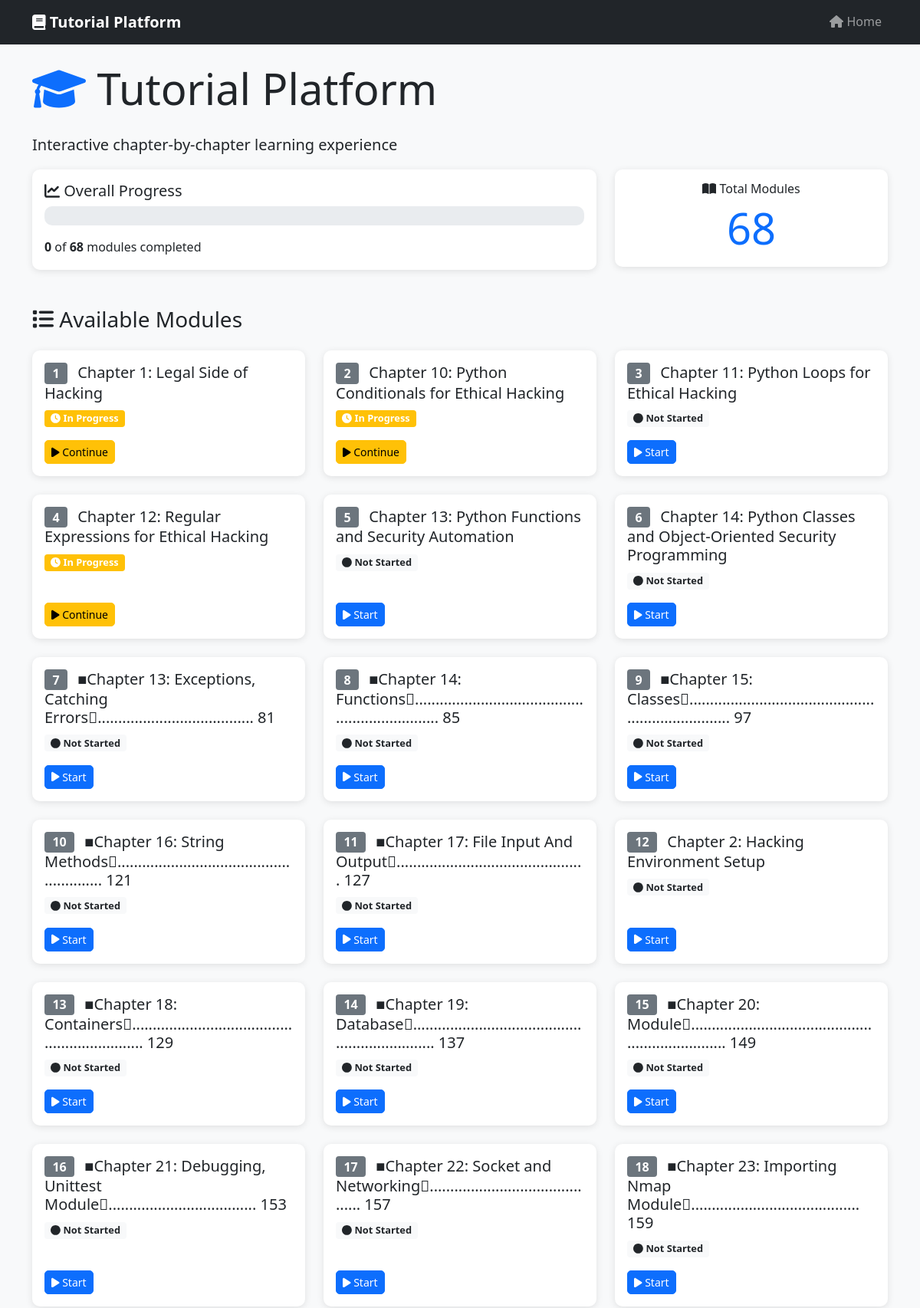
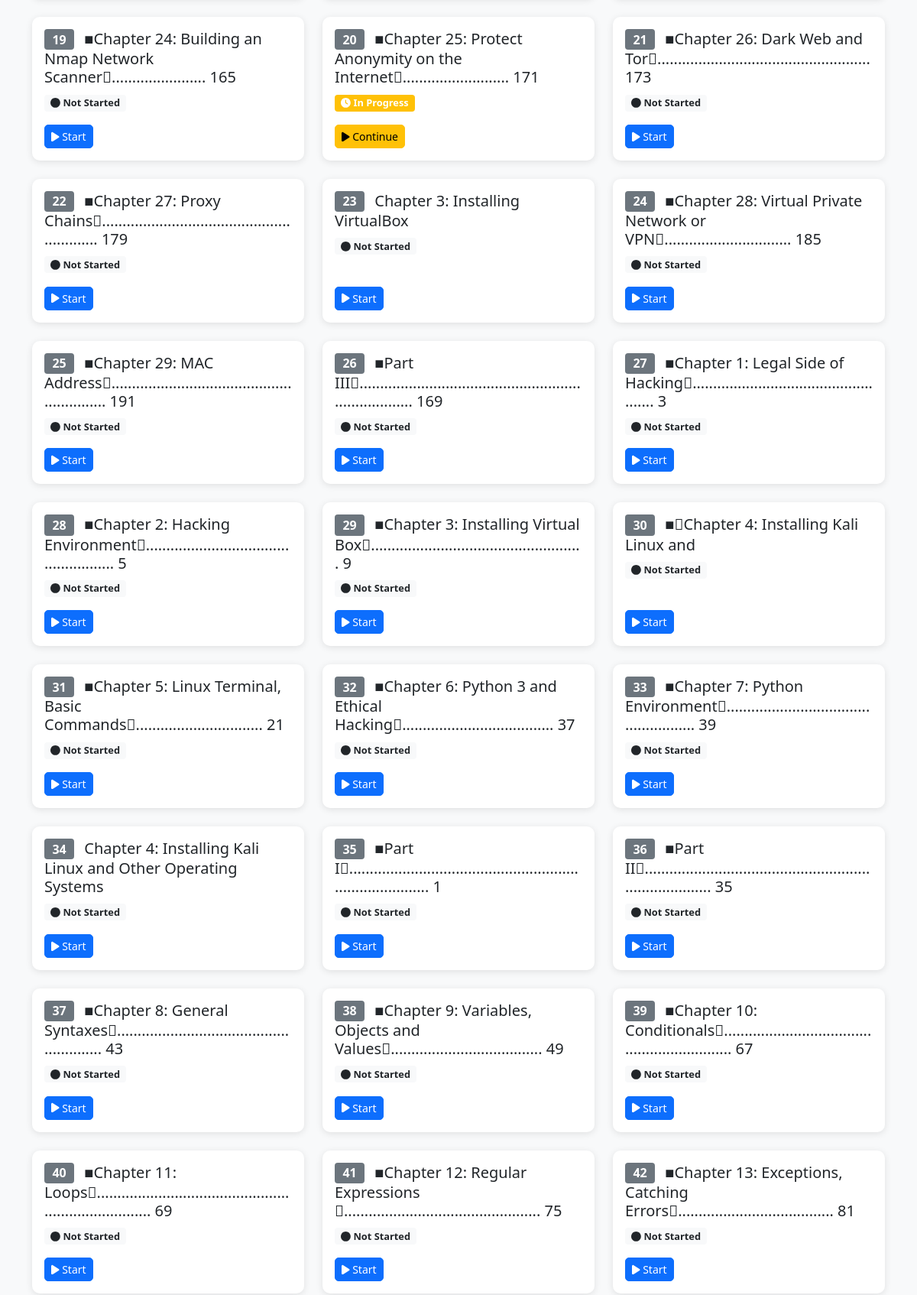
The page / (upper part) on the database its author committed (2 pictures, top to bottom).
### tables this page shows
CREATE TABLE progress (
            id INTEGER PRIMARY KEY AUTOINCREMENT,
            user_id INTEGER DEFAULT 1,
            module_id INTEGER,
            status TEXT DEFAULT 'not_started',
            completed_on DATETIME,
            created_at DATETIME DEFAULT CURRENT_TIMESTAMP,
            updated_at DATETIME DEFAULT CURRENT_TIMESTAMP,
            UNIQUE(user_id, module_id)
        );

### app.py (the view)
@app.route('/')
def home():
    modules = get_module_progress()
    total_modules = len(modules)
    completed_modules = sum(1 for m in modules if m['status'] == 'completed')
    progress_percentage = (completed_modules / total_modules * 100) if total_modules > 0 else 0
    return render_template('home.html',
                         modules=modules,
                         total_modules=total_modules,
                         completed_modules=completed_modules,
                         progress_percentage=progress_percentage)

### app.py (called while the page is built)
def get_db_connection():
    conn = sqlite3.connect(DATABASE)
    conn.row_factory = sqlite3.Row
    return conn

def get_module_progress(user_id=1):
    conn = get_db_connection()
    modules = get_modules()
    progress_dict = {}
    progress_rows = conn.execute(
        'SELECT module_id, status, completed_on FROM progress WHERE user_id = ?',
        (user_id,)
    ).fetchall()
    for row in progress_rows:
        progress_dict[row['module_id']] = {
            'status': row['status'],
            'completed_on': row['completed_on']
        }
    for module in modules:
        module_id = module['id']
        if module_id in progress_dict:
            module['status'] = progress_dict[module_id]['status']
            module['completed_on'] = progress_dict[module_id]['completed_on']
        else:
            module['status'] = 'not_started'
            module['completed_on'] = None
    conn.close()
    return modules

### templates/home.html (shortened to what this page needs)
{% extends "layout.html" %}
{% block content %}
<div class="row">
    <div class="col-12">
        <h1 class="display-4 mb-4">
            <i class="fas fa-graduation-cap text-primary"></i>
            Tutorial Platform
        </h1>
        <p class="lead">Interactive chapter-by-chapter learning experience</p>
    </div>
</div>
<div class="row mb-5">
    <div class="col-md-8">
        <div class="card">
            <div class="card-body">
                <h5 class="card-title">
                    <i class="fas fa-chart-line"></i> Overall Progress
                </h5>
                <div class="progress mb-3" style="height: 25px;">
                </div>
                <p class="mb-0">
                    <strong>{{ completed_modules }}</strong> of <strong>{{ total_modules }}</strong> modules completed
                </p>
            </div>
        </div>
    </div>
    <div class="col-md-4">
        <div class="card">
            <div class="card-body text-center">
                {% if not modules %}
                <h6 class="card-title text-warning">
                    <i class="fas fa-exclamation-triangle"></i> No Modules Found
                </h6>
                <p class="card-text">Extract content from your PDF to get started.</p>
                <form method="POST" action="{{ url_for('extract_pdf') }}">
                    <button type="submit" class="btn btn-primary">
                        <i class="fas fa-file-pdf"></i> Extract PDF
                    </button>
                </form>
                {% else %}
                <h6 class="card-title">
                    <i class="fas fa-book-open"></i> Total Modules
                </h6>
                <div class="display-4 text-primary">{{ total_modules }}</div>
                {% endif %}
            </div>
        </div>
    </div>
</div>
{% if modules %}
<div class="row">
    <div class="col-12">
        <h3 class="mb-4">
            <i class="fas fa-list"></i> Available Modules
        </h3>
    </div>
</div>
<div class="row">
    {% for module in modules %}
    <div class="col-md-6 col-lg-4 mb-4">
        <div class="card h-100 module-card">
            <div class="card-body d-flex flex-column">
                <h5 class="card-title">
                    <span class="badge bg-secondary me-2">{{ module.id }}</span>
                    {{ module.title }}
                </h5>
                <div class="mb-3">
                    {% if module.status == 'completed' %}
                        <span class="badge bg-success">
                            <i class="fas fa-check-circle"></i> Completed
                        </span>
                        {% if module.completed_on %}
                            <small class="text-muted d-block mt-1">
                                Completed: {{ module.completed_on }}
                            </small>
                        {% endif %}
                    {% elif module.status == 'in_progress' %}
                        <span class="badge bg-warning">
                            <i class="fas fa-clock"></i> In Progress
                        </span>
                    {% else %}
                        <span class="badge bg-light text-dark">
                            <i class="fas fa-circle"></i> Not Started
                        </span>
                    {% endif %}
                </div>
                <div class="mt-auto">
                    {% if module.status == 'completed' %}
                        <a href="{{ url_for('module_page', module_id=module.id) }}"
                           class="btn btn-outline-success btn-sm">
                            <i class="fas fa-eye"></i> Review
                        </a>
                    {% elif module.status == 'in_progress' %}
                        <a href="{{ url_for('module_page', module_id=module.id) }}"
                           class="btn btn-warning btn-sm">
                            <i class="fas fa-play"></i> Continue
                        </a>
                    {% else %}
                        <a href="{{ url_for('module_page', module_id=module.id) }}"
                           class="btn btn-primary btn-sm">
                            <i class="fas fa-play"></i> Start
                        </a>
                    {% endif %}
                </div>
            </div>
        </div>
    </div>
    {% endfor %}
</div>
{% endif %}
{% endblock %}

### templates/layout.html (shortened to what this page needs)
<!DOCTYPE html>
<html lang="en">
<head>
    <link href="https://cdn.jsdelivr.net/npm/bootstrap@5.1.3/dist/css/bootstrap.min.css" rel="stylesheet">
    <link href="https://cdnjs.cloudflare.com/ajax/libs/prism/1.24.1/themes/prism.min.css" rel="stylesheet">
    <link href="{{ url_for('static', filename='css/style.css') }}" rel="stylesheet">
</head>
<body>
    <nav class="navbar navbar-expand-lg navbar-dark bg-dark">
        <div class="container">
            <a class="navbar-brand" href="{{ url_for('home') }}">
                <i class="fas fa-book"></i> Tutorial Platform
            </a>
            <div class="collapse navbar-collapse" id="navbarNav">
                <ul class="navbar-nav ms-auto">
                    <li class="nav-item">
                        <a class="nav-link" href="{{ url_for('home') }}">
                            <i class="fas fa-home"></i> Home
                        </a>
                    </li>
                </ul>
            </div>
        </div>
    </nav>
    <main class="container my-4">
        {% block content %}{% endblock %}
    </main>
</body>
</html>

### static/css/style.css (style rules this page uses)
body { font-family: 'Segoe UI', Tahoma, Geneva, Verdana, sans-serif; line-height: 1.6; background-color: #f8f9fa; }
.navbar-brand { font-weight: bold; }
.module-card { transition: transform 0.2s ease, box-shadow 0.2s ease; border: 1px solid #dee2e6; }
.progress { border-radius: 10px; overflow: hidden; }
.badge { font-size: 0.8em; }
.btn { border-radius: 5px; font-weight: 500; transition: all 0.2s ease; }
.card { border: none; border-radius: 10px; box-shadow: 0 2px 10px rgba(0, 0, 0, 0.1); }

### rows shown on the page
progress: id "1", title "Chapter 1: Legal Side of Hacking", status "in_progress" (drawn)
progress: id "2", title "Chapter 10: Python Conditionals for Ethical Hacking", status "in_progress" (drawn)
progress: id "4", title "Chapter 12: Regular Expressions for Ethical Hacking", status "in_progress" (drawn)
progress: id "20", title "■Chapter 25: Protect Anonymity on the Internet\b.......................... 171", status "in_progress" (drawn)

### other values the page prints
{{ completed_modules }} "0"
{{ total_modules }} "68"
{{ module.id }} "3" "5" "6" "7" "8" "9" "10" "11" "12" "13" "14" "15" "16" "17" "18" "19" "21" "22" "23" "24" "25" "26" "27" "28" "29" "30" "31" "32" "33" "34" "35" "36" "37" "38" "39" "40" "41" "42"
{{ module.title }} "Chapter 11: Python Loops for Ethical Hacking" "Chapter 13: Python Functions and Security Automation" "Chapter 14: Python Classes and Object-Oriented Security Programming" "■Chapter 13: Exceptions, Catching Errors\b...................................... 81" "■Chapter 14: Functions\b.................................................................. 85" "■Chapter 15: Classes\b...................................................................... 97" "■Chapter 16: String Methods\b........................................................ 121" "■Chapter 17: File Input And Output\b.............................................. 127" "Chapter 2: Hacking Environment Setup" "■Chapter 18: Containers\b............................................................... 129" "■Chapter 19: Database\b................................................................. 137" "■Chapter 20: Module\b.................................................................... 149" "■Chapter 21: Debugging, Unittest Module\b.................................... 153" "■Chapter 22: Socket and Networking\b........................................... 157" "■Chapter 23: Importing Nmap Module\b......................................... 159" "■Chapter 24: Building an Nmap Network Scanner\b....................... 165" "■Chapter 26: Dark Web and Tor\b.................................................... 173" "■Chapter 27: Proxy Chains\b........................................................... 179" "Chapter 3: Installing VirtualBox" "■Chapter 28: Virtual Private Network or VPN\b............................... 185" "■Chapter 29: MAC Address\b........................................................... 191" "■Part III\b......................................................................... 169" "■Chapter 1: Legal Side of Hacking\b................................................... 3" "■Chapter 2: Hacking Environment\b.................................................... 5" "■Chapter 3: Installing Virtual Box\b.................................................... 9" "■\u0007Chapter 4: Installing Kali Linux and" "■Chapter 5: Linux Terminal, Basic Commands\b............................... 21" "■Chapter 6: Python 3 and Ethical Hacking\b..................................... 37" "■Chapter 7: Python Environment\b.................................................... 39" "Chapter 4: Installing Kali Linux and Other Operating Systems" "■Part I\b............................................................................... 1" "■Part II\b............................................................................ 35" "■Chapter 8: General Syntaxes\b........................................................ 43" "■Chapter 9: Variables, Objects and Values\b..................................... 49" "■Chapter 10: Conditionals\b.............................................................. 67" "■Chapter 11: Loops\b......................................................................... 69" "■Chapter 12: Regular Expressions \b................................................ 75" "■Chapter 13: Exceptions, Catching Errors\b...................................... 81"
